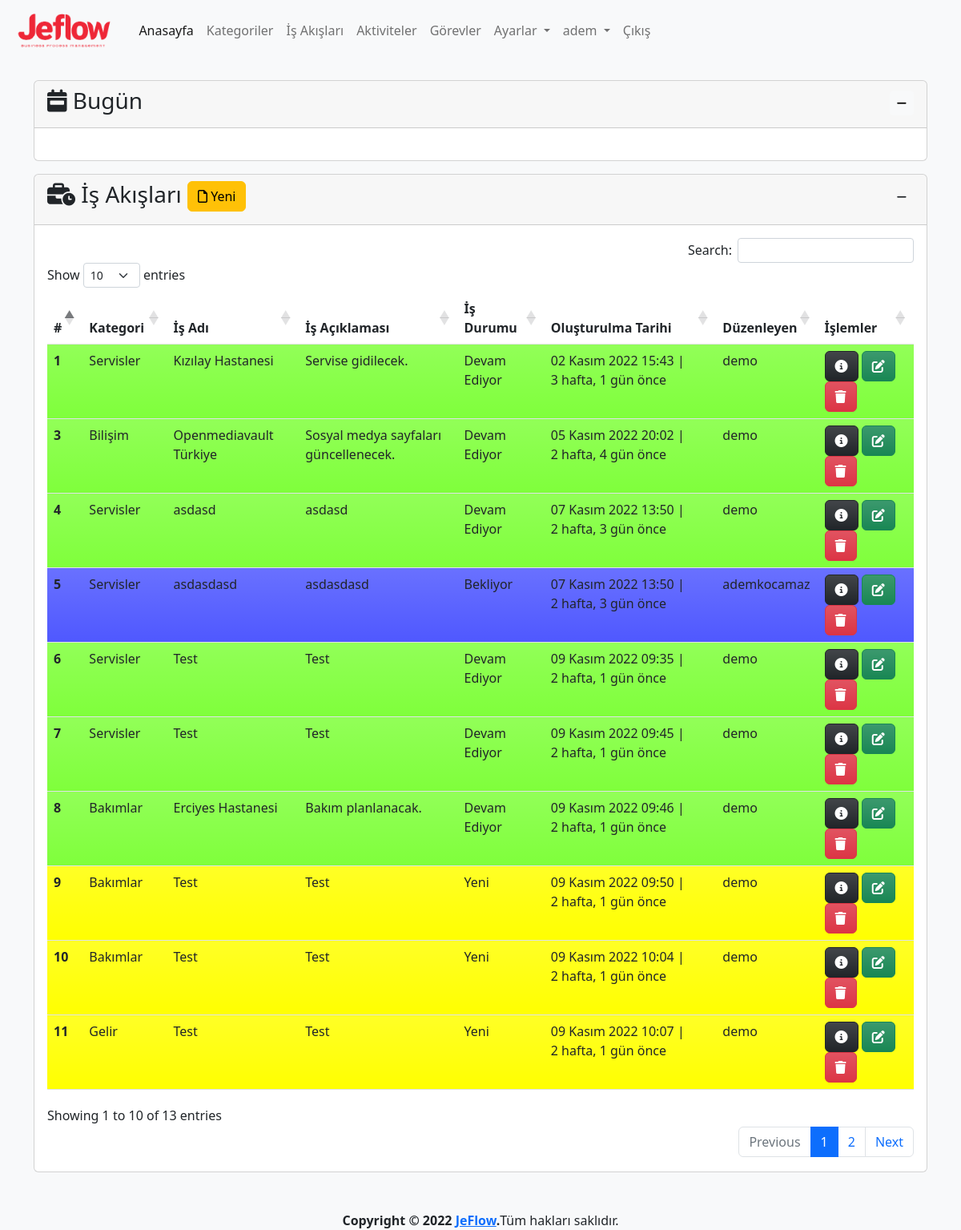
/process/ (signed in), run on the app's committed database.
### app/models.py (models this page shows, shortened)
class Process(models.Model):
    category=models.ForeignKey(Category,on_delete=models.CASCADE,verbose_name='Kategori')
    name=models.CharField(max_length=500,verbose_name='İş Akış Adı')
    description=models.TextField(verbose_name='İş Akış Açıklaması', blank=True, null=True)
    state=models.ForeignKey(State, on_delete=models.SET_NULL,verbose_name='Durum', blank=True, null=True)
    created_date=models.DateTimeField(auto_now_add=True, verbose_name='Oluşturulma Tarihi')
    user=models.ForeignKey(User,on_delete=models.CASCADE,verbose_name='Kullanıcı', blank=True, null=True)
    class Meta:
        verbose_name='İş Akışı'
        verbose_name_plural='İş Akışları'

class Category(models.Model):
    name=models.CharField(max_length=500,verbose_name='Kategori Adı')
    description=models.TextField(verbose_name='Kategori Açıklaması', blank=True, null=True)
    created_date=models.DateTimeField(auto_now_add=True, verbose_name='Oluşturulma Tarihi')
    user=models.ForeignKey(User,on_delete=models.CASCADE,verbose_name='Kullanıcı', blank=True, null=True)
    def __str__(self):
        return self.name # + ' - ' + self.created_date.strftime("%d.%m.%Y, %H:%M:%S")
    class Meta:
        verbose_name='Kategori'
        verbose_name_plural="Kategoriler"

class State(models.Model):
    name=models.CharField(max_length=100,verbose_name='Durum')
    description=models.TextField(verbose_name='Açıklama', blank=True, null=True)
    color=ColorField(default='#FFFFFF',verbose_name='Renk')
    created_date=models.DateTimeField(auto_now_add=True, verbose_name='Oluşturulma Tarihi', blank=True, null=True)
    user=models.ForeignKey(User,on_delete=models.PROTECT,verbose_name='Kullanıcı', blank=True, null=True)
    def __str__(self):
        return self.name
    class Meta:
        verbose_name='Durum'
        verbose_name_plural='Durumlar'

### app/views.py (the view, shortened to what this page needs)
# urls.py: path('process/', views.process, name='process'),
@login_required(login_url='/user/login/')
def process(request):
    state=get_object_or_404(State,name='Yeni')
    process_form=ProcessForm(initial={'state':state})
    processes = Process.objects.order_by('created_date')
    context = {
        'process_form':process_form,
        'processes': processes
    }
    return render(request, 'app/process.html', context)

### app/forms.py
class ProcessForm(forms.ModelForm):
    class Meta:
        model=Process
        fields=('category','name','description','state')

### templates/app/process.html (shortened to what this page needs)
{% extends 'layout.html' %}
{% load humanize %}
{% block content %}
{% load crispy_forms_tags %}
<div class="row mt-3">
    <div class="col-md-12">
        <div class="card">
            <div class="card-header">
                <h3 id="title" class="card-title">
                    <i class="fa-solid fa-business-time"></i>
                    İş Akışları
                    <button type="button" class="btn btn-warning" data-bs-toggle="modal" data-bs-target="#processModal">
                        <i class="fa-regular fa-file"></i>
                        Yeni
                    </button>
                    <div class="float-end">
                        <button class="btn btn-sm" type="button" data-bs-toggle="collapse"
                            data-bs-target="#collapseProcess" aria-expanded="false" aria-controls="collapseProcess">
                            <i class="fa-solid fa-minus"></i>
                        </button>
                    </div>
                </h3>
            </div>
            <div class="collapse show" id="collapseProcess">
                <div class="card-body">
                    {% if processes %}
                    <table id="process" class="table table-hover">
                        <thead>
                            <tr>
                                <th scope="col">#</th>
                                <th scope="col">Kategori</th>
                                <th scope="col">İş Adı</th>
                                <th scope="col">İş Açıklaması</th>
                                <th scope="col">İş Durumu</th>
                                <th scope="col">Oluşturulma Tarihi</th>
                                <th scope="col">Düzenleyen</th>
                                <th scope="col">İşlemler</th>
                            </tr>
                        </thead>
                        <tbody>
                            {% for process in processes %}
                            <tr class="bg-gradient" style="background-color: {{ process.state.color }}">
                                <th scope="row">{{ process.id }}</th>
                                <td>{{ process.category }}</td>
                                <td>{{ process.name }}</td>
                                <td>{{ process.description }}</td>
                                <td>
                                    {% if process.state is not None %}
                                    {{ process.state }}
                                    {% else %}
                                    -
                                    {% endif %}
                                </td>
                                <td>{{ process.created_date }} | {{ process.created_date | timesince}} önce</td>
                                <td>{{ process.user }}</td>
                                <td>
                                    <a href="{% url 'process_detail' process.id %}" class="btn btn-dark bg-gradient"
                                        data-bs-toggle="popover" data-bs-trigger="hover" data-bs-title="Detaylar"
                                        data-bs-content="Seçili satırdaki kaydın detaylarını görüntüler.">
                                        <i class="fa-solid fa-circle-info"></i>
                                    </a>
                                    <a class="btn btn-success bg-gradient" href="{% url 'process_update' process.id %}"
                                        data-bs-toggle="popover" data-bs-trigger="hover" data-bs-title="Düzenle"
                                        data-bs-content="Seçili satırdaki kaydı düzenler.">
                                        <i class="fa-solid fa-pen-to-square"></i>
                                    </a>
                                    <a class="btn btn-danger bg-gradient" href="{% url 'process_delete' process.id %}"
                                        data-bs-toggle="popover" data-bs-trigger="hover" data-bs-title="Sil"
                                        data-bs-content="Seçili satırdaki kaydı siler.">
                                        <i class="fa-solid fa-trash"></i>
                                    </a>
                                </td>
                            </tr>
                            {% endfor %}
                        </tbody>
                    </table>
                    {% else %}
                    <div class="alert alert-warning">
                        <p>İş Akışı bulunamadı.</p>
                    </div>
                    {% endif %}
                </div>
            </div>
        </div>
    </div>
</div>
{% endblock %}

### templates/layout.html (shortened to what this page needs)
{% load static %}
<!doctype html>
<html lang="tr">
<head>
  <link href="https://cdn.jsdelivr.net/npm/bootstrap@5.2.2/dist/css/bootstrap.min.css" rel="stylesheet"
>
  <link rel="stylesheet" href="{% static 'css/jeflow.css' %}">
  <link href="https://cdn.jsdelivr.net/npm/select2@4.1.0-rc.0/dist/css/select2.min.css" rel="stylesheet" />
  <link rel="stylesheet" type="text/css" href="https://cdn.datatables.net/1.12.1/css/dataTables.bootstrap5.min.css">
  <link rel="stylesheet" type="text/css"
    href="https://cdn.datatables.net/responsive/2.3.0/css/responsive.dataTables.min.css">
  <link rel="stylesheet" type="text/css" href="https://cdn.datatables.net/buttons/2.2.3/css/buttons.bootstrap5.min.css">
</head>
<body class="bg-light">
  <header>
    <nav class="navbar navbar-expand-lg bg-light">
      <div class="container-fluid">
        <a class="navbar-brand" href="{% url 'index' %}">
          <img class="logo" src="{% static 'img/logo-text.png' %}" alt="JeFlow">
        </a>
        <div class="collapse navbar-collapse" id="navbarNavDropdown">
          <ul class="navbar-nav">
            <li class="nav-item">
              <a class="nav-link active" aria-current="page" href="{% url 'index' %}">Anasayfa</a>
            </li>
            {% if user.is_authenticated %}
            <li class="nav-item">
              <a class="nav-link" href="{% url 'category' %}">Kategoriler</a>
            </li>
            <li class="nav-item">
              <a class="nav-link" href="{% url 'process' %}">İş Akışları</a>
            </li>
            <li class="nav-item">
              <a class="nav-link" href="{% url 'activity' %}">Aktiviteler</a>
            </li>
            <li class="nav-item">
              <a class="nav-link" href="{% url 'task' %}">Görevler</a>
            </li>
            <li class="nav-item dropdown">
              <a class="nav-link dropdown-toggle" href="{% url 'settings' %}" role="button" data-bs-toggle="dropdown"
                aria-expanded="false">
                Ayarlar
              </a>
            </li>
            <li class="nav-item dropdown">
              <a class="nav-link dropdown-toggle" href="{% url 'profile' %}" role="button" data-bs-toggle="dropdown"
                aria-expanded="false">
                {{ user }}
              </a>
            </li>
            <li class="nav-item">
              <a class="nav-link" href="javascript:{document.getElementById('logout').submit()}">Çıkış</a>
            </li>
            {% else %}
            <li class="nav-item">
              <a class="nav-link" href="{% url 'register' %}">Kayıt Ol</a>
            </li>
            {% endif %}
          </ul>
        </div>
      </div>
    </nav>
  </header>
  <main>
    <div class="container mt-4">
      <div class="row mb-3">
        <div class="col-md-12">
          <div class="card">
            <div class="card-header">
              <h3 class="card-title">
                <i class="fa-solid fa-calendar-week"></i>
                Bugün
                <div class="float-end">
                  <button class="btn btn-light btn-sm" type="button" data-bs-toggle="collapse"
                    data-bs-target="#collapseZaman" aria-expanded="false" aria-controls="collapseZaman">
                    <i class="fa-solid fa-minus"></i>
                  </button>
                </div>
              </h3>
            </div>
            <div class="collapse show" id="collapseZaman">
              <div class="card-body text-center">
              </div>
            </div>
          </div>
        </div>
      </div>
      {% block content %}
      {% endblock %}
    </div>
  </main>
  <footer class="mt-5">
    <div class="d-flex justify-content-center">
      <strong>Copyright &copy; 2022 <a href="http://jeflow.herokuapp.com">JeFlow</a>.</strong>
      Tüm hakları saklıdır.
    </div>
  </footer>
</body>
</html>

### static/css/jeflow.css (style rules this page uses)
img.logo { height: 50px; }

### data on the page
Process: id "1", category "Servisler", name "Kızılay Hastanesi", description "Servise gidilecek.", state "Devam Ediyor", created_date "02 Kasım 2022 15:43", created_date "3 hafta, 1 gün", user "demo"
Process: id "3", category "Bilişim", name "Openmediavault Türkiye", description "Sosyal medya sayfaları güncellenecek.", state "Devam Ediyor", created_date "05 Kasım 2022 20:02", created_date "2 hafta, 4 gün", user "demo"
Process: id "4", category "Servisler", name "asdasd", description "asdasd", state "Devam Ediyor", created_date "07 Kasım 2022 13:50", created_date "2 hafta, 3 gün", user "demo"
Process: id "5", category "Servisler", name "asdasdasd", description "asdasdasd", state "Bekliyor", created_date "07 Kasım 2022 13:50", created_date "2 hafta, 3 gün", user "ademkocamaz"
Process: id "6", category "Servisler", name "Test", description "Test", state "Devam Ediyor", created_date "09 Kasım 2022 09:35", created_date "2 hafta, 1 gün", user "demo"
Process: id "7", category "Servisler", name "Test", description "Test", state "Devam Ediyor", created_date "09 Kasım 2022 09:45", created_date "2 hafta, 1 gün", user "demo"
Process: id "8", category "Bakımlar", name "Erciyes Hastanesi", description "Bakım planlanacak.", state "Devam Ediyor", created_date "09 Kasım 2022 09:46", created_date "2 hafta, 1 gün", user "demo"
Process: id "9", category "Bakımlar", name "Test", description "Test", state "Yeni", created_date "09 Kasım 2022 09:50", created_date "2 hafta, 1 gün", user "demo"
Process: id "10", category "Bakımlar", name "Test", description "Test", state "Yeni", created_date "09 Kasım 2022 10:04", created_date "2 hafta, 1 gün", user "demo"
Process: id "11", category "Gelir", name "Test", description "Test", state "Yeni", created_date "09 Kasım 2022 10:07", created_date "2 hafta, 1 gün", user "demo"

### other printed values
{{ user }} "adem"
